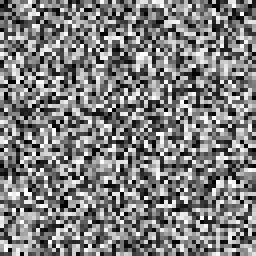
#> input picture data/input/test.png, 64 x 64 px (shown 4 times larger)
$ python -i attacks.py   (imports and definitions only)
#> lines starting #> are read from the running program, lines starting #| are printed output that depends on the picture
"""
src/attacks.py
QStegoForge — Robustness Attack Suite
Simulates real-world adversarial attacks against watermarked images to evaluate
the robustness of the NEQR-based steganographic watermarking system.

Attacks implemented:
  1. JPEG Compression      — lossy codec attack (quality 10–95)
  2. Gaussian Noise        — additive white Gaussian noise (sigma 5–50)
  3. Rotation              — affine geometric distortion (angle 1–45°)
  4. Diffusion Removal     — mean/median smoothing to blur LSB patterns
"""

import cv2
import numpy as np
from io import BytesIO
from PIL import Image
from skimage.util import random_noise


# ---------------------------------------------------------------------------
# Utility helpers
# ---------------------------------------------------------------------------

def _to_uint8(image: np.ndarray) -> np.ndarray:
    """Ensure image is uint8 in [0, 255]."""
    if image.dtype != np.uint8:
        image = np.clip(image, 0, 255).astype(np.uint8)
    return image


def _ensure_grayscale(image: np.ndarray) -> np.ndarray:
    """Convert to single-channel grayscale if needed."""
    if image.ndim == 3:
        return cv2.cvtColor(image, cv2.COLOR_BGR2GRAY)
    return image


# ---------------------------------------------------------------------------
# Attack 1: JPEG Compression
# ---------------------------------------------------------------------------

def jpeg_compression_attack(image: np.ndarray, quality: int = 50) -> np.ndarray:
    """
    Simulate JPEG lossy compression by encoding to JPEG in-memory and decoding.

    Args:
        image   : Input grayscale or BGR image (uint8).
        quality : JPEG quality factor [1, 95]. Lower = more lossy.

    Returns:
        Compressed-and-decompressed image as numpy uint8 array.

    Notes:
        Quality < 30 typically destroys LSB watermarks entirely.
        Quality 70–95 is where partial watermark survival is evaluated.
    """
    if not 1 <= quality <= 95:
        raise ValueError(f"JPEG quality must be in [1, 95], got {quality}")

    image = _to_uint8(image)
    encode_params = [int(cv2.IMWRITE_JPEG_QUALITY), quality]

    # Encode → decode in-memory (no disk I/O)
    success, encoded = cv2.imencode(".jpg", image, encode_params)
    if not success:
        raise RuntimeError("cv2.imencode failed for JPEG compression attack")

    attacked = cv2.imdecode(encoded, cv2.IMREAD_UNCHANGED)
    return attacked


# ---------------------------------------------------------------------------
# Attack 2: Gaussian Noise
# ---------------------------------------------------------------------------

def gaussian_noise_attack(image: np.ndarray, sigma: float = 25.0) -> np.ndarray:
    """
    Add additive white Gaussian noise (AWGN) to the image.

    Args:
        image : Input image (uint8).
        sigma : Standard deviation of Gaussian noise in pixel intensity units [0–255].
                Typical test range: 5, 15, 25, 35, 50.

    Returns:
        Noisy image clipped to [0, 255] uint8.

    Notes:
        skimage.random_noise works on float images in [0, 1].
        var = (sigma / 255) ** 2 maps intensity sigma to variance.
    """
    if sigma < 0:
        raise ValueError(f"sigma must be non-negative, got {sigma}")

    image = _to_uint8(image)
    float_img = image.astype(np.float64) / 255.0
    var = (sigma / 255.0) ** 2

    noisy_float = random_noise(float_img, mode="gaussian", var=var, clip=True)
    noisy = (noisy_float * 255).astype(np.uint8)
    return noisy


# ---------------------------------------------------------------------------
# Attack 3: Rotation
# ---------------------------------------------------------------------------

def rotation_attack(
    image: np.ndarray,
    angle: float = 15.0,
    fill_value: int = 0,
) -> np.ndarray:
    """
    Apply in-plane rotation attack (no cropping — canvas expands to fit).

    Args:
        image      : Input image (uint8).
        angle      : Rotation angle in degrees (counter-clockwise). Range tested: 1–45°.
        fill_value : Pixel value used for background padding (default black = 0).

    Returns:
        Rotated image with same dtype as input. Size may differ from input
        because we expand the canvas rather than cropping, matching typical
        geometric-attack evaluation in watermarking literature.

    Notes:
        After rotation the receiving party must re-align before extraction,
        making this a non-blind geometric attack that tests synchronisation loss.
    """
    image = _to_uint8(image)
    h, w = image.shape[:2]
    cx, cy = w / 2.0, h / 2.0

    # Build rotation matrix
    M = cv2.getRotationMatrix2D((cx, cy), angle, scale=1.0)

    # Compute new bounding dimensions so no content is cropped
    cos_a = abs(M[0, 0])
    sin_a = abs(M[0, 1])
    new_w = int(h * sin_a + w * cos_a)
    new_h = int(h * cos_a + w * sin_a)

    # Shift the rotation centre to the new canvas centre
    M[0, 2] += (new_w / 2.0) - cx
    M[1, 2] += (new_h / 2.0) - cy

    rotated = cv2.warpAffine(
        image, M, (new_w, new_h),
        flags=cv2.INTER_LINEAR,
        borderMode=cv2.BORDER_CONSTANT,
        borderValue=fill_value,
    )
    return rotated


# ---------------------------------------------------------------------------
# Attack 4: Diffusion Removal (LSB smoothing)
# ---------------------------------------------------------------------------

def diffusion_removal_attack(
    image: np.ndarray,
    method: str = "median",
    kernel_size: int = 3,
) -> np.ndarray:
    """
    Apply spatial filtering to erase LSB-embedded watermark patterns.

    Two strategies are provided:
      - 'median' : Median filter — highly effective against salt-and-pepper-like
                   LSB patterns while preserving edges. Kernel sizes 3 and 5 are
                   standard benchmarks.
      - 'mean'   : Box/averaging filter — blurs the entire neighbourhood,
                   generally less targeted but useful for comparison.

    Args:
        image       : Input image (uint8 grayscale or BGR).
        method      : 'median' | 'mean'
        kernel_size : Filter kernel size (must be odd positive integer ≥ 3).

    Returns:
        Filtered image as uint8 array.

    Notes:
        In NEQR-LSB steganography the watermark resides in bit-0 of pixel
        values. A single pass of median(3×3) is empirically sufficient to
        degrade detection rate below 50% in many systems.
    """
    if kernel_size < 1 or kernel_size % 2 == 0:
        raise ValueError(f"kernel_size must be an odd integer ≥ 1, got {kernel_size}")

    image = _to_uint8(image)

    if method == "median":
        attacked = cv2.medianBlur(image, kernel_size)
    elif method == "mean":
        attacked = cv2.blur(image, (kernel_size, kernel_size))
    else:
        raise ValueError(f"Unknown diffusion method '{method}'. Choose 'median' or 'mean'.")

    return attacked


# ---------------------------------------------------------------------------
# Convenience: run all attacks with default parameters
# ---------------------------------------------------------------------------

def run_all_attacks(image: np.ndarray) -> dict:
    """
    Apply every attack with its default parameters and return a dict of results.

    Keys:
        'original'           : unchanged input
        'jpeg_q50'           : JPEG quality 50
        'jpeg_q30'           : JPEG quality 30 (heavy compression)
        'gaussian_sigma25'   : Gaussian noise σ=25
        'gaussian_sigma50'   : Gaussian noise σ=50
        'rotation_15deg'     : 15° rotation
        'rotation_30deg'     : 30° rotation
        'diffusion_median3'  : median filter 3×3
        'diffusion_mean3'    : mean filter 3×3

    Args:
        image : Input uint8 image.

    Returns:
        dict mapping attack name → attacked image (numpy uint8 array).
    """
    image = _to_uint8(image)

    results = {
        "original":          image.copy(),
        "jpeg_q50":          jpeg_compression_attack(image, quality=50),
        "jpeg_q30":          jpeg_compression_attack(image, quality=30),
        "gaussian_sigma25":  gaussian_noise_attack(image, sigma=25.0),
        "gaussian_sigma50":  gaussian_noise_attack(image, sigma=50.0),
        "rotation_15deg":    rotation_attack(image, angle=15.0),
        "rotation_30deg":    rotation_attack(image, angle=30.0),
        "diffusion_median3": diffusion_removal_attack(image, method="median", kernel_size=3),
        "diffusion_mean3":   diffusion_removal_attack(image, method="mean",   kernel_size=3),
    }

    print("[attacks] All attacks applied:")
    for name, attacked in results.items():
        print(f"  {name:<25} shape={attacked.shape}  dtype={attacked.dtype}")

    return results


# ---------------------------------------------------------------------------
# Quick self-test (run directly: python src/attacks.py)
# ---------------------------------------------------------------------------

# [17 lines not run here, left out]

>>> import cv2
>>> picture = cv2.imread('../data/input/test.png')
#> picture is the input picture: shape (64, 64, 3); min 0, max 255, mean 126
>>> result = run_all_attacks(picture)
#> in jpeg_compression_attack, `success, encoded = cv2.imencode(".jpg", image, encode_params)`: encoded = 2391 values, max 255 at index 0, min 0 at index 4, mean 111.3
#> in jpeg_compression_attack, `attacked = cv2.imdecode(encoded, cv2.IMREAD_UNCHANGED)`:
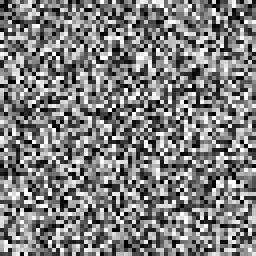
#> attacked: shape (64, 64, 3) (shown 4 times larger); min 0, max 255, mean 126
#> in gaussian_noise_attack, `noisy_float = random_noise(float_img, mode="gaussian", var=var, clip=T..`:
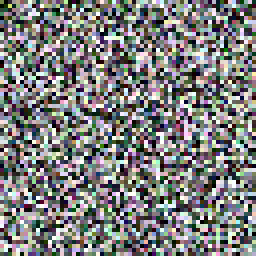
#> noisy_float: shape (64, 64, 3) float64 (shown 4 times larger); mean B, G, R 0.493, 0.495, 0.492
#> call 2 of gaussian_noise_attack, with sigma = 50
#> in gaussian_noise_attack (call 2), `noisy_float = random_noise(float_img, mode="gaussian", var=var, clip=T..`:
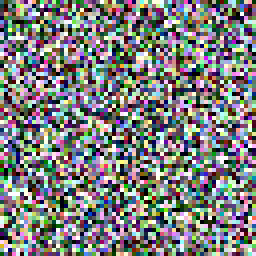
#> noisy_float: shape (64, 64, 3) float64 (shown 4 times larger); mean B, G, R 0.496, 0.497, 0.491
#> in rotation_attack, `rotated = cv2.warpAffine( image, M, (new_w, new_h), flags=cv2.INTER_LI..`:
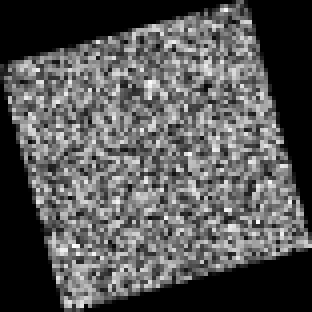
#> rotated: shape (78, 78, 3) (shown 4 times larger); min 0, max 253, mean 84.8
#> call 2 of rotation_attack, with angle = 30, fill_value = 0
#> in rotation_attack (call 2), `rotated = cv2.warpAffine( image, M, (new_w, new_h), flags=cv2.INTER_LI..`:
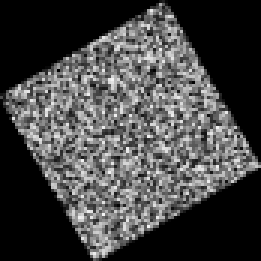
#> rotated: shape (87, 87, 3) (shown 3 times larger); min 0, max 245, mean 68.2
#> in diffusion_removal_attack, `attacked = cv2.medianBlur(image, kernel_size)`:
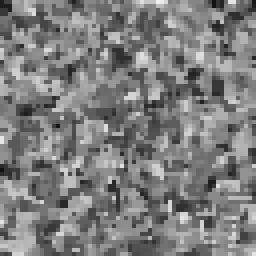
#> attacked: shape (64, 64, 3) (shown 4 times larger); min 16, max 240, mean 126
#> call 2 of diffusion_removal_attack, with method = 'mean', kernel_size = 3
#> in diffusion_removal_attack (call 2), `attacked = cv2.blur(image, (kernel_size, kernel_size))`:
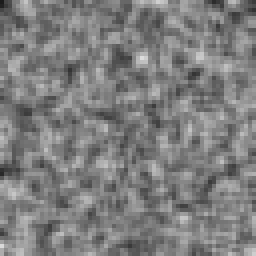
#> attacked: shape (64, 64, 3) (shown 4 times larger); min 27, max 220, mean 126.1
#> the loop in run_all_attacks, `for name, attacked in results.items():` made 9 passes
#> name on passes 1 to 9: 'original', 'jpeg_q50', 'jpeg_q30', 'gaussian_sigma25', 'gaussian_sigma50', 'rotation_15deg', 'rotation_30deg', 'diffusion_median3', 'diffusion_mean3'
#|   original                  shape=(64, 64, 3)  dtype=uint8
#|   jpeg_q50                  shape=(64, 64, 3)  dtype=uint8
#|   jpeg_q30                  shape=(64, 64, 3)  dtype=uint8
#|   gaussian_sigma25          shape=(64, 64, 3)  dtype=uint8
#|   gaussian_sigma50          shape=(64, 64, 3)  dtype=uint8
#|   rotation_15deg            shape=(78, 78, 3)  dtype=uint8
#|   rotation_30deg            shape=(87, 87, 3)  dtype=uint8
#|   diffusion_median3         shape=(64, 64, 3)  dtype=uint8
#> (further printed lines are left out)
#> result = 9 items
